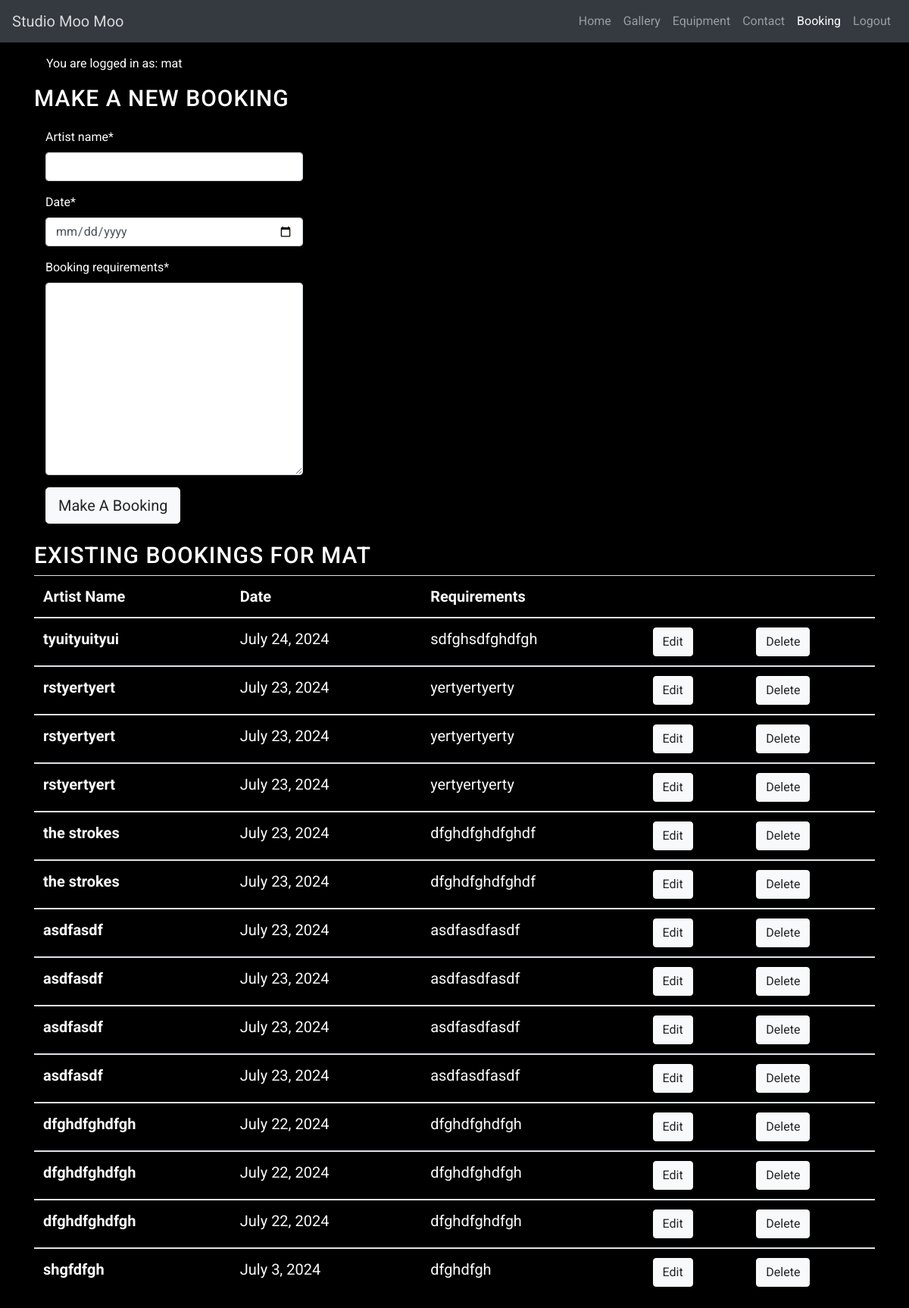
The app's page /my_bookings/ (signed in), older data.
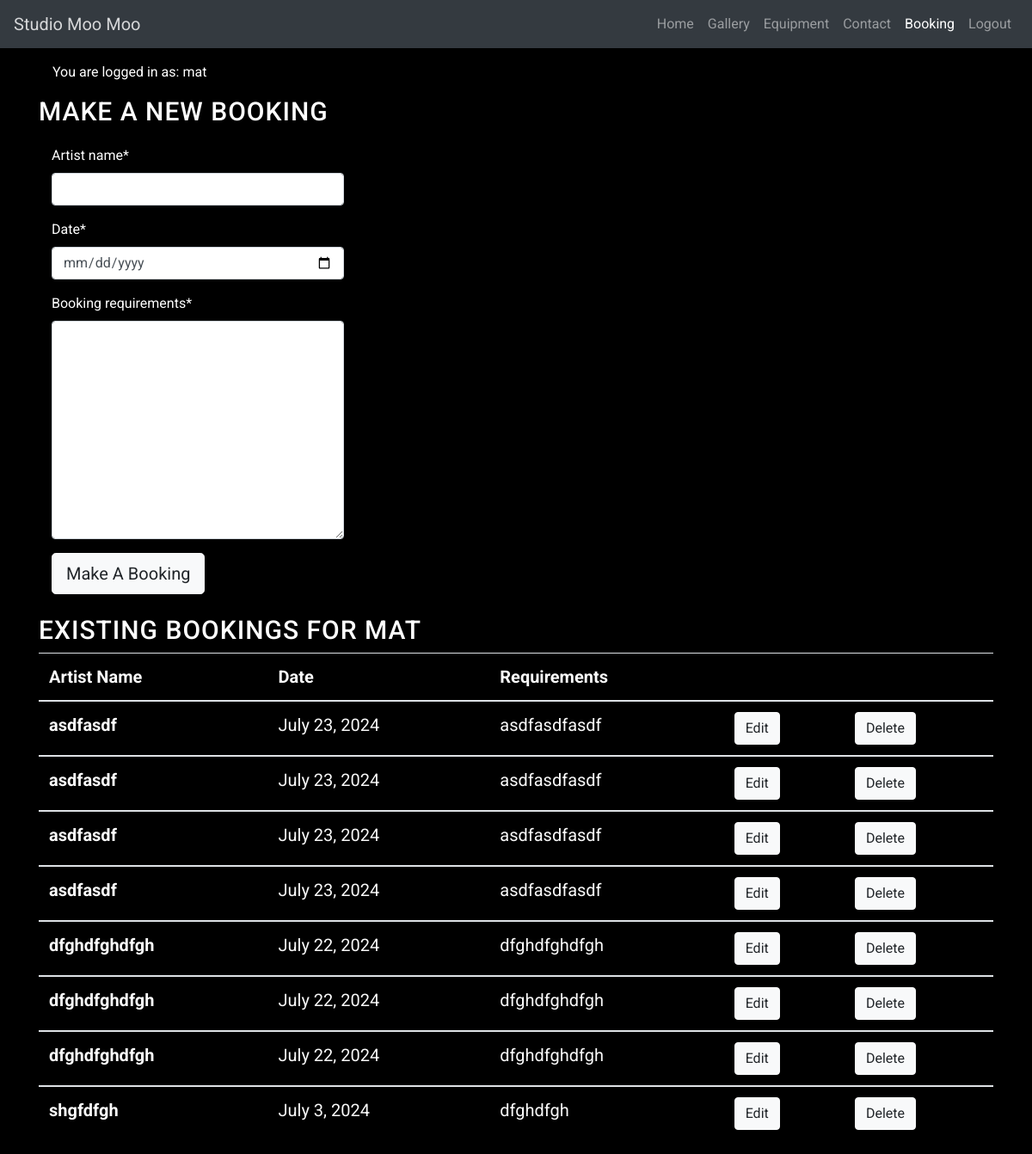
The same page, newer data.
### booking/models.py (models this page shows, shortened)
class Booking(models.Model):
    user = models.ForeignKey(User, on_delete=models.CASCADE)
    artist_name = models.CharField(max_length=30)
    date = models.DateField()
    booking_requirements = models.CharField(max_length=700)

### booking/views.py (the view, shortened to what this page needs)
# urls.py: path('my_bookings/', views.my_bookings, name='my_bookings'),
def my_bookings(request):
    bookings = Booking.objects.filter(user=request.user)
    booking_form = BookingForm()
    return render(
        request,
        "booking/booking_list.html",
        {
            'booking_form' : booking_form,
            'bookings': bookings,
        },
    )

### booking/forms.py
class BookingForm(forms.ModelForm):
    class Meta:
        model = Booking
        fields = ('artist_name','date','booking_requirements')
        widgets = {
            'nrtist_name': forms.Textarea(attrs={'cols': 60, 'rows': 1}),
            'date': forms.TextInput(attrs={'type': 'date'}),
            'booking_requirements': forms.Textarea()
        }

### booking/templates/booking/booking_list.html (shortened to what this page needs)
{% extends "base.html" %} {% block title %} Studio Moo Moo {% endblock %}
{% load static %}
{% load crispy_forms_tags %}
{% block content %}
<body>
    <main class="flex-shrink-0 main-bg">
        {% if user.is_authenticated %}
        <p class="text-end m-3">You are logged in as: {{ user }}</p>
        {% else %}
        <p class="text-end m-3">You are not logged in</p>
        {% endif %}
    <div>
        <h1>Make a new Booking</h1>
        <div class="col-md-4 mb-4 mt-3">
          <div>
            {% if user.is_authenticated %}
            <form id="bookingForm" method="post"
              style="margin-top: 1.3em;">
              {{ booking_form | crispy }}
              <button id="BookingButton" type="submit"
                class="btn btn-lg btn-light">Make A Booking</button>
            </form>
            {% else %}
            <p>Log in to make a booking</p>
            {% endif %}
          </div>
        </div>
    </div>
    <div>
        <h1>Existing bookings for {{ user }}</h1>
    </div>
    <table class="table">
        <thead>
          <tr>
            <th scope="col">Artist Name</th>
            <th scope="col">Date</th>
            <th scope="col">Requirements</th>
            <th></th>
            <th></th>
          </tr>
        </thead>
        {% for booking in bookings %}
        <tbody>
          <tr>
            <th scope="row">{{ booking.artist_name }}</th>
            <td>{{ booking.date }}</td>
            <td>{{ booking.booking_requirements }}</td>
            {% if user.is_authenticated %}
            <td>
              <a class="btn btn-light btn-edit" href="{% url 'booking:edit_booking' booking.pk%}">Edit</a>
            <td>
              <a class="btn btn-light btn-edit" href="{% url 'booking:delete_booking' booking.pk%}">Delete</a></td>
            {% endif %}</td>
          </tr>
        {% endfor %}
        </tbody>
      </table>
    </div>
</body>
</html>
{% endblock %}

### templates/base.html (shortened to what this page needs)
{% load static %}
{% url 'home' as home_url %}
{% url 'account_login' as login_url %}
{% url 'account_signup' as signup_url %}
{% url 'account_logout' as logout_url %}
<!DOCTYPE html>
<html lang="en">
<head>
  <link rel="stylesheet" href="https://stackpath.bootstrapcdn.com/bootstrap/4.3.1/css/bootstrap.min.css"
    rel="stylesheet" />
  <link rel="stylesheet" type="text/css" href="{% static 'css/style.css' %}">
</head>
<body>
  <nav class="navbar navbar-custom navbar-expand-lg navbar-dark bg-dark">
    <a class="navbar-brand" href="#">Studio Moo Moo</a>
    <div class="collapse navbar-collapse" id="navbarSupportedContent">
      <ul class="navbar-nav ml-auto">
        <li class="nav-item">
          <a class="nav-link" href="{% url 'booking:home' %}">Home</a>
        </li>
        <li class="nav-item">
          <a class="nav-link" href="#">Gallery</a>
        </li>
        <li class="nav-item">
          <a class="nav-link" href="#">Equipment</a>
        </li>
        <li class="nav-item">
          <a class="nav-link" href="#">Contact</a>
        </li>
        <li class="nav-item active">
          <a class="nav-link" href="{% url 'booking:booking' %}">Booking <span class="sr-only">(current)</span></a>
        </li>
        {% if user.is_authenticated %}
        <li class="nav-item">
          <a class="nav-link {% if request.path == logout_url %}active{% endif %}" aria-current="page"
            href="{% url 'account_logout' %}">Logout</a>
        </li>
        {% else %}
        <li class="nav-item">
          <a class="nav-link {% if request.path == login_url %}active{% endif %}" aria-current="page"
            href="{% url 'account_login' %}">Client Portal</a>
        </li>
        {% endif %}
      </ul>
    </div>
  </nav>
    <div class="container">
    {% block content %}
    {% endblock %}</div>
</body>
</html>

### static/css/style.css (style rules this page uses)
body { min-height: 100vh; display: flex; flex-direction: column; background-color: #000000; color: #ffffff; font-family: 'roboto', Lucida Sans, monospace; }
h1, h2 { font-family: 'roboto', 'Lucida Sans'; font-size: 30px; color: #ffffff; text-transform: uppercase; letter-spacing: 1px; }
.navbar-custom { background-color: black; }
.navbar-custom { background-color: #ff5500; }
.navbar-custom .navbar-brand, .navbar-custom .navbar-text { color: rgba(255,255,255,.8); }
.navbar-custom .navbar-nav .nav-link { color: rgba(255,255,255,.5); }
.navbar-custom .nav-item.active .nav-link, .navbar-custom .nav-item:focus .nav-link, .navbar-custom .nav-item:hover .nav-link { color: #ffffff; }
.table { font-family: 'roboto', 'Lucida Sans'; font-size: 20px; color: #fafafa; }

Row changes from the older to the newer data that the page shows:
removed Booking: artist_name "tyuityuityui", date "July 24, 2024", booking_requirements "sdfghsdfghdfgh"
removed Booking: artist_name "rstyertyert", date "July 23, 2024", booking_requirements "yertyertyerty"
removed Booking: artist_name "rstyertyert", date "July 23, 2024", booking_requirements "yertyertyerty"
removed Booking: artist_name "rstyertyert", date "July 23, 2024", booking_requirements "yertyertyerty"
removed Booking: artist_name "the strokes", date "July 23, 2024", booking_requirements "dfghdfghdfghdf"
removed Booking: artist_name "the strokes", date "July 23, 2024", booking_requirements "dfghdfghdfghdf"
